Frame 1 (no input): blank canvas, image omitted
Frame 60 (the mouse pressed at the canvas centre just before this capture): blank canvas, image omitted
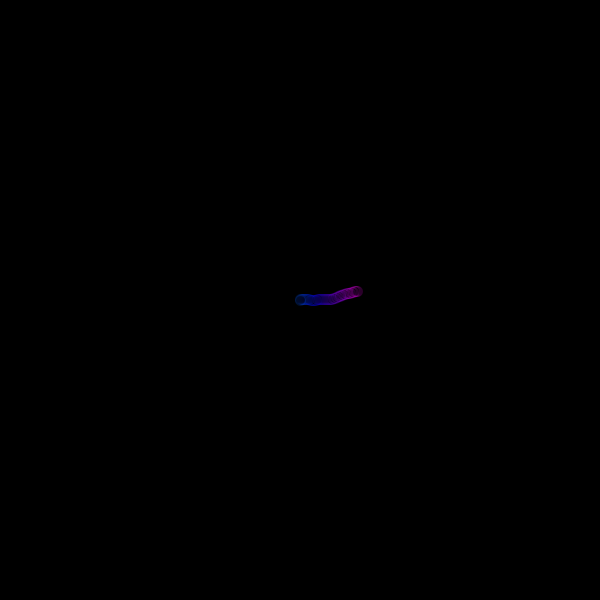
Frame 120 (the mouse held since frame 60 and released just before this capture)

The Processing sketch whose frames 1 and 60 were blank and that drew this single picture after the mouse press (run headless with seeded random() and noise(); from frame 60 on, the mouse is pressed at the canvas centre):

// Processing sketch: serie7
// ── serie7.pde
ArrayList puntos;

float variacion = 0.1;

int cant = 0;
int col = 0;

void setup() {
  size(600, 600);
  colorMode(HSB);
  smooth();
  puntos = new ArrayList();
  for (int i = 0; i < cant; i++) {
    puntos.add(new Punto(random(width), random(height)));
  }
  background(0);
}

void draw() {
  variacion += random(0.01, 0.02);

  col++;
  col %= 256;
  noStroke();
  fill(0, 1);
  //rect(0,0,width,height);
  for (int i = 0; i < cant; i++) {
    Punto aux = (Punto) puntos.get(i);
    aux.act();
  }
}

class Punto {
  float x, y, lar, ang;
  int c;
  Punto(float nx, float ny) {
    x = nx;
    y = ny;
    lar = dist(0, 0, width, height);
    c = int(random(256));
    ang = random(2*PI);
  }
  void act() {
    stroke((col+c)%256, 256, 256, 40);
    ellipse(x, y, 10, 10);
    alejarMouse();
    mover();
  }
  void alejarMouse() {
    float nang = atan2(y-mouseY, x-mouseX);
    float d = dist(mouseX, mouseY, x, y);
    float vel = map(d, 0, 100, 1, 0);
    if (d < 100) {
      if (abs(ang-nang) > PI) {
        ang += (ang-nang)*vel;
      }
      else {
        ang -= (ang-nang)*vel;
      }
    }
  }
  void mover() {
    ang += noise(variacion+((x-y)/10))-0.5;
    ang %= TWO_PI;
    x += cos(ang);
    y += sin(ang);
    if (x < 0) {
      x = width;
    }
    else if ( x > width) {
      x = 0;
    } 
    if (y < 0) {
      y = height;
    }
    else if ( y > height) {
      y = 0;
    }
  }
}
void mousePressed() {
  cant++;
  puntos.add(new Punto(mouseX, mouseY));
}
